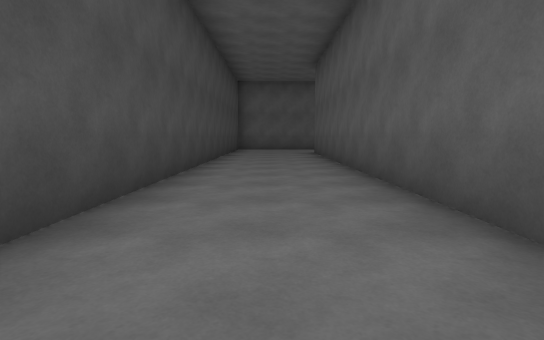
[1] (above)

24 first-person views from a walk through a 3-D level made in the Unity game engine. The camera is 1.2 m above the floor, tilts 6° down and sees 80° across. The floor is counted in squares, 2 m on a side. Each view is taken from the middle of a square. On the plan, view 1 faces up. The plan holds only what a view shows up to about 10 squares ahead; the rest is blank. The place goes on beyond the plan. The player character is not drawn.

[2]
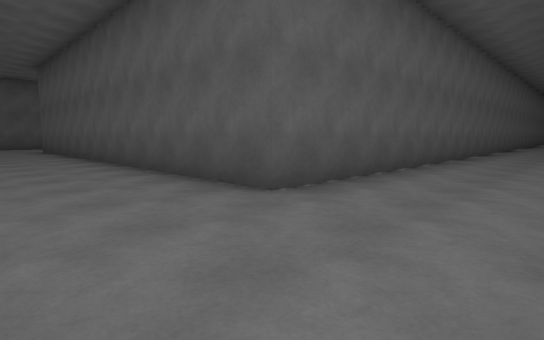

[3]
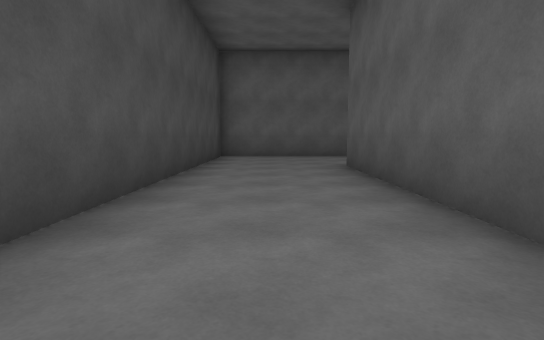

[4]
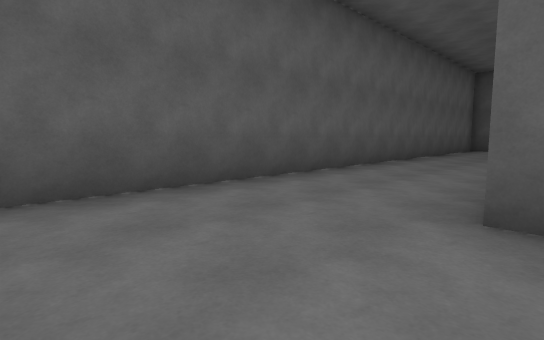

[5]
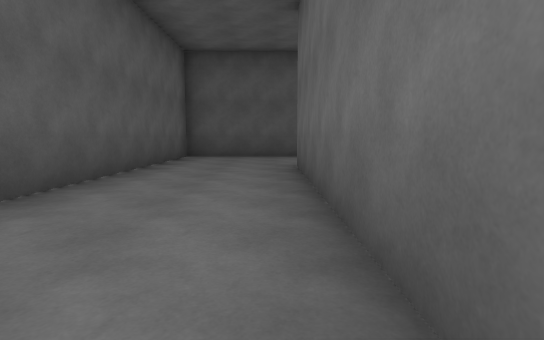

[6]
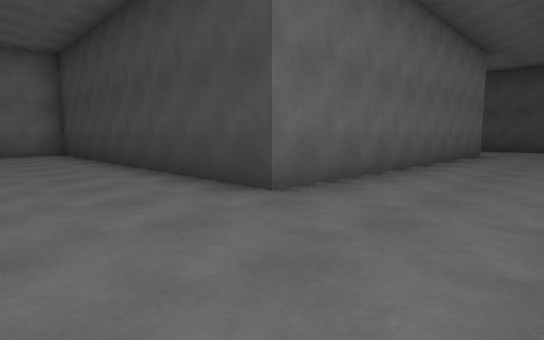

[7]
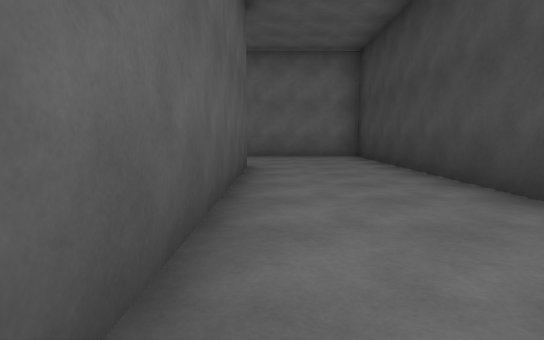

[8]
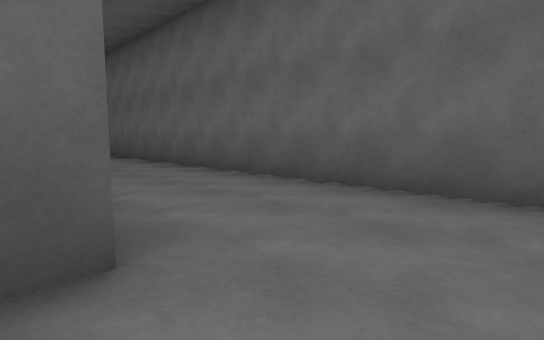

[9]
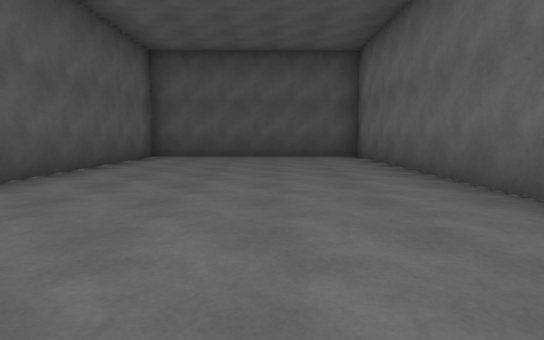

[10]
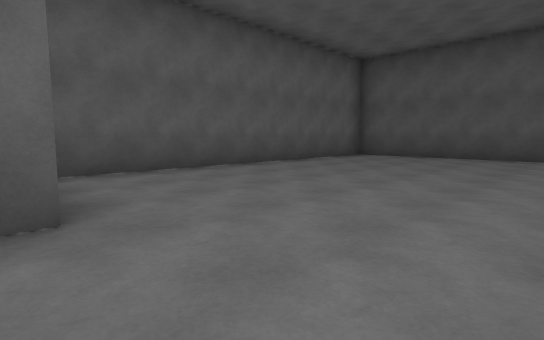

[11]
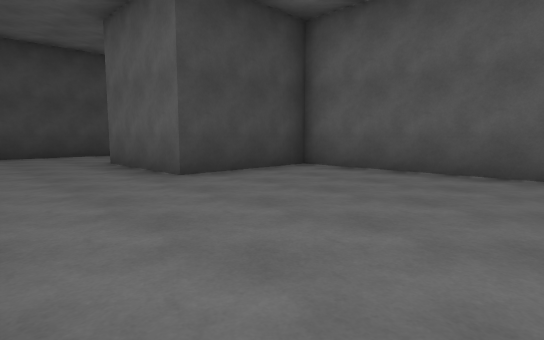

[12]
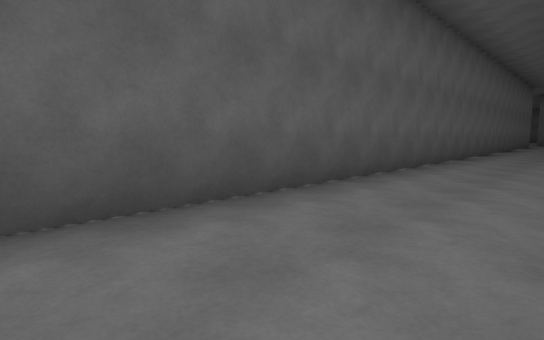

[13]
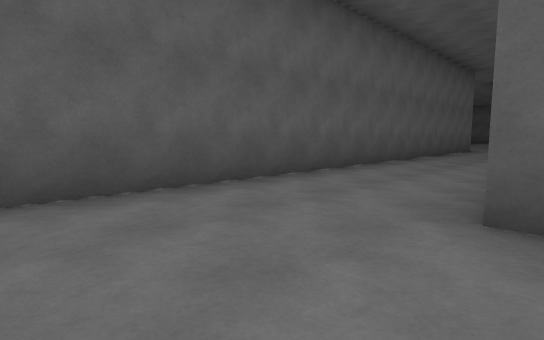

[14]
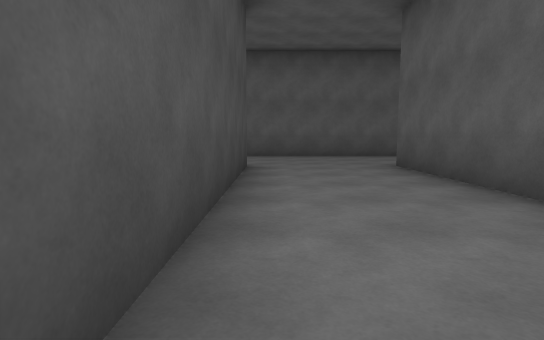

[15]
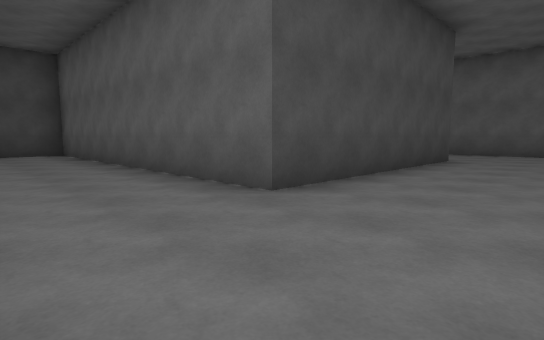

[16]
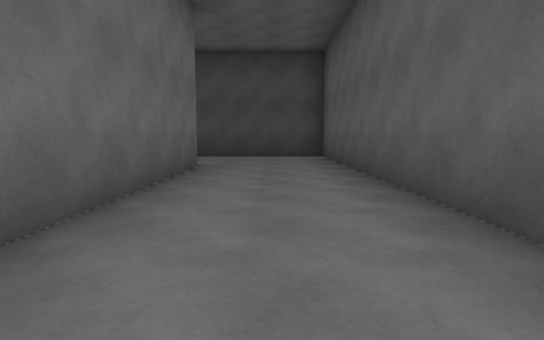

[17]
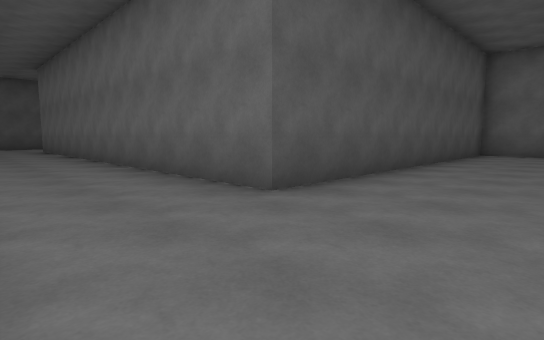

[18]
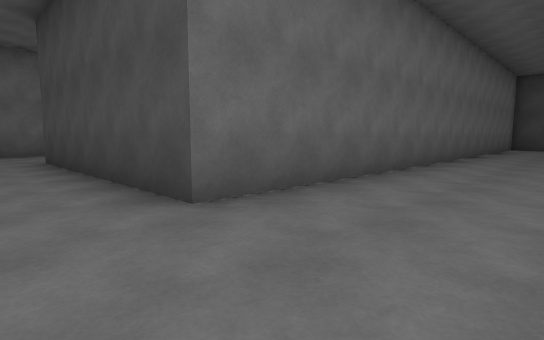

[19]
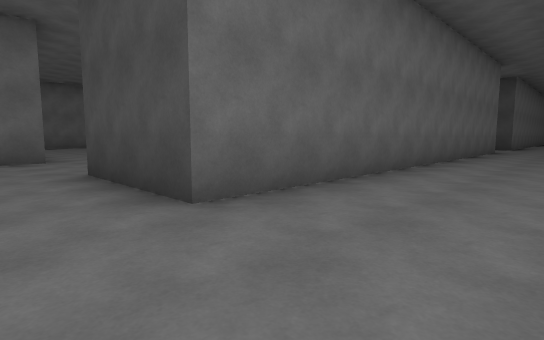

[20]
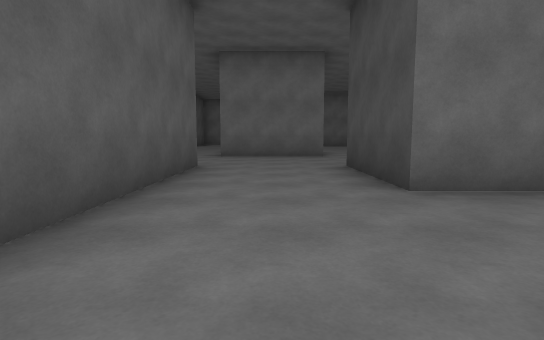

[21]
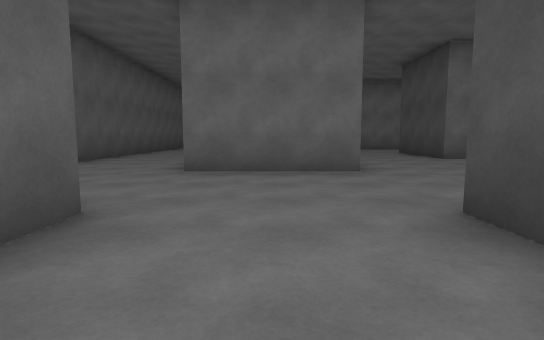

[22]
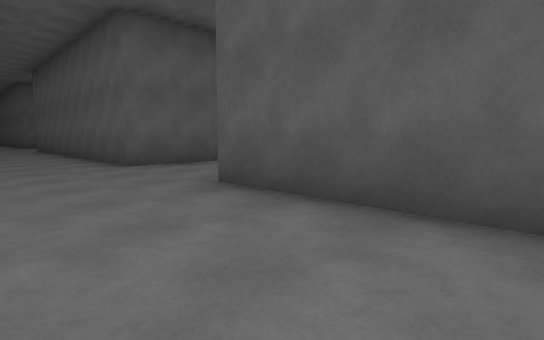

[23]
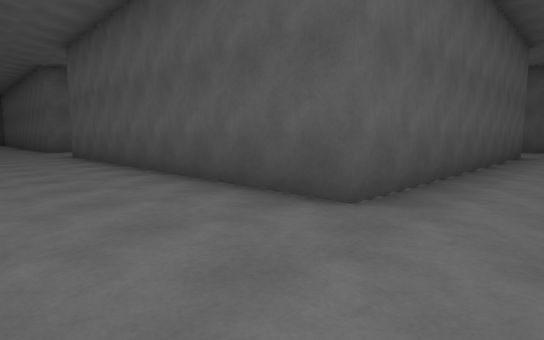

[24]
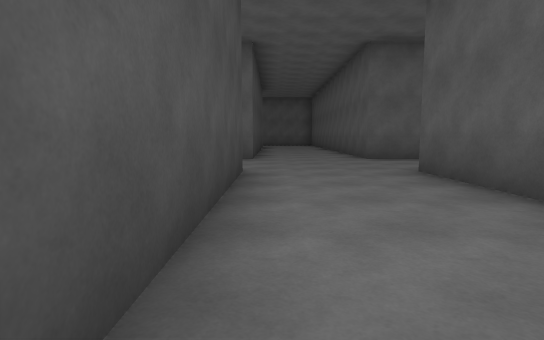

### Floor plan
Points are (right, up) in squares from view 1. A wall is a line through its corners. A room is listed if a view was taken in it or the views show most of it. See-through windows are left out.
Room 1 (views 1, 2, 3, 4, 5, 6, 7, 8, 9, 10, 11, 12, 13, 14, 15, 16, 17, 18, 19, 20, 21, 22, 23, 24)
walls: (24.8, -0.5) (1.5, -0.5) (1.5, 11.5) (10.5, 11.5) (10.5, 2.5) (25.5, 2.5) (25.5, 8.5) (16.5, 8.5) (16.5, 5.5) (13.5, 5.5) (13.5, 14.5) (-1.5, 14.5) (-1.5, 1.8); (28.5, 11.5) (28.5, 6.5); (28.4, -9.5) (31.5, -9.5); (31.5, -6.5) (31.5, -0.5); (28.5, 15.8) (28.5, 14.6); (24.9, -12.5) (25.5, -12.5) (25.5, -14.1); (3.2, -3.5) (13.5, -3.5) (13.5, -9.5) (4.5, -9.5) (4.5, -13.2); (36.5, 2.5) (31.5, 2.5) (31.5, 11.5); (32.9, 14.5) (31.5, 14.5) (31.5, 16.1); (7.5, -12.5) (16.5, -12.5) (16.5, -3.5) (28.5, -3.5) (28.5, -6.5); (34.5, -14.1) (34.5, -11.5)

Positions as (right, up) in squares from view 1, and headings:
1: (0, 0), facing up
2: (-1, -3), facing up-right
3: (0, 5), facing up
4: (-1, 11), facing up-right
5: (4, 12), facing right
6: (13, 14), facing down-left
7: (13, 12), facing down
8: (12, 6), facing down-right
9: (16, 5), facing right
10: (16, 3), facing up-right
11: (21, 3), facing up-left
12: (7, -3), facing up-right
13: (14, -4), facing up-right
14: (14, -10), facing up
15: (16, -12), facing up-left
16: (14, -11), facing left
17: (14, -1), facing down-right
18: (15, -1), facing down-left
19: (30, -1), facing down-left
20: (30, 0), facing down
21: (30, -4), facing down
22: (29, -4), facing up-right
23: (29, 1), facing up-right
24: (29, 6), facing up
